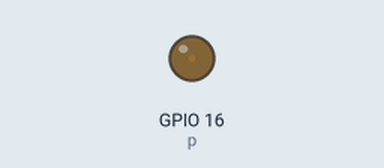
Recording of a program running on a simulated Raspberry Pi (BCM pin numbers). Parts: output pins drawn as LEDs (lit = HIGH).

Above: at 0.05 s.
At 1.8 s:
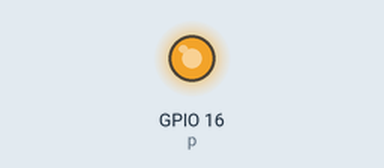
At 2.7 s:
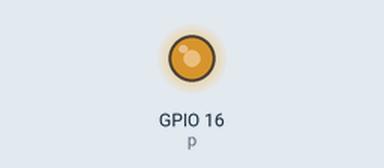
At 3.6 s:
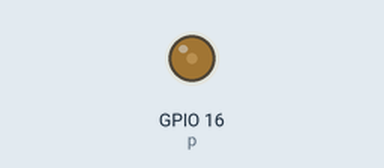
Timing chart, 0 to 5.2 s (numbered marks = the images above):
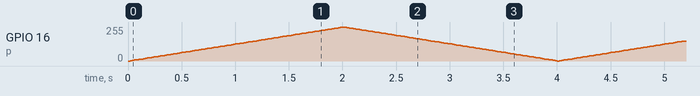

The program:

pwmBacklightLCD.py
```python
import RPi.GPIO as GPIO
import time
GPIO.setmode(GPIO.BCM)

GPIO.setup(16, GPIO.OUT)

p=GPIO.PWM(16,50)

p.start(0)

try:
	while True:
		for i in range(100):
			p.ChangeDutyCycle(i)
			time.sleep(0.02)
		for i in range(100):
			p.ChangeDutyCycle(100-i)
			time.sleep(0.02)
except KeyboardIterrupt:
	pass

p.stop()

GPIO.cleanup()
```
